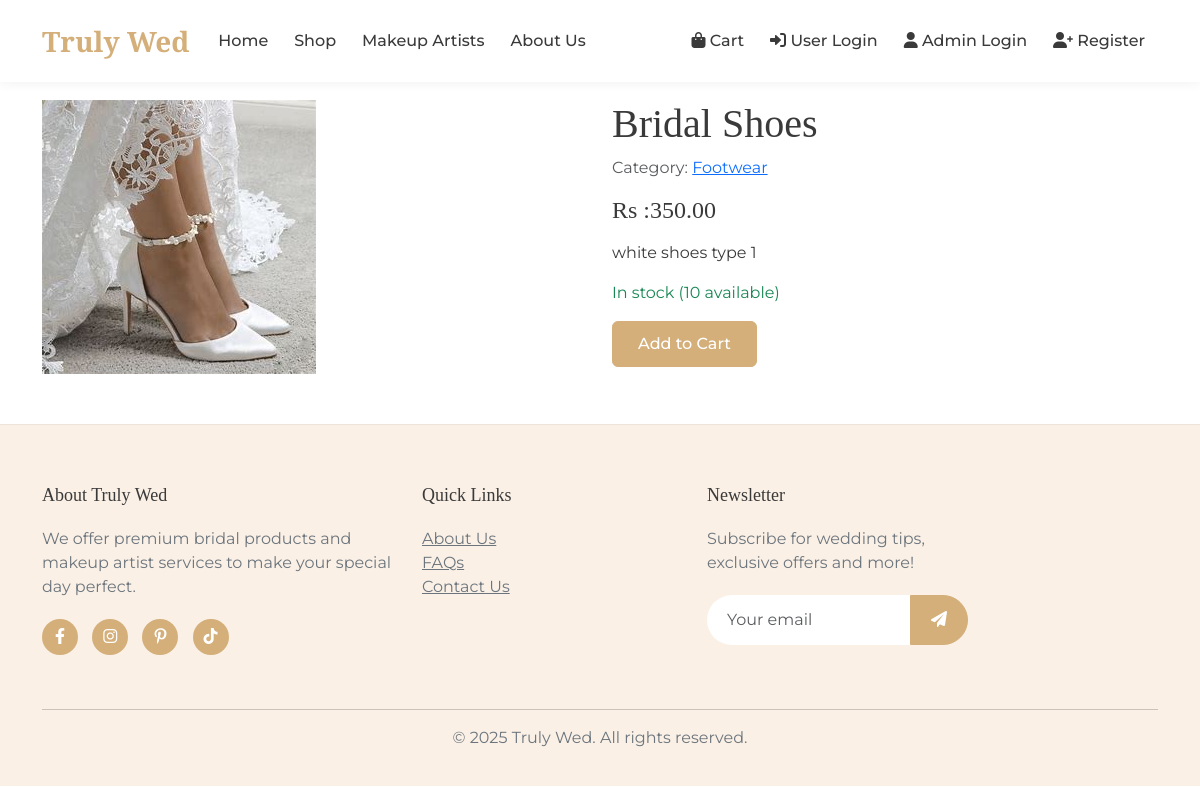
The app's page /product/bridal-shoes/ with its own data.
### shop/models.py (models this page shows, shortened)
class Product(models.Model):
    category = models.ForeignKey(Category, related_name='products', on_delete=models.CASCADE)
    name = models.CharField(max_length=200)
    slug = models.SlugField(unique=True)
    image = models.ImageField(upload_to='products/', blank=True)
    description = models.TextField()
    price = models.DecimalField(max_digits=10, decimal_places=2)
    stock = models.PositiveIntegerField()
    available = models.BooleanField(default=True)
    created = models.DateTimeField(auto_now_add=True)
    updated = models.DateTimeField(auto_now=True)
    class Meta:
        ordering = ('name',)

class Category(models.Model):
    name = models.CharField(max_length=100)
    slug = models.SlugField(unique=True)
    class Meta:
        verbose_name_plural = 'Categories'
    def get_absolute_url(self):
        return reverse('shop:product_list_by_category', args=[self.slug])

### shop/views.py (the view)
# urls.py: path('product/<slug:slug>/', views.product_detail, name='product_detail'),
def product_detail(request, slug):
    product = get_object_or_404(Product, slug=slug, available=True)
    return render(request, 'shop/product_detail.html', {'product': product})

### shop/templates/shop/product_detail.html (shortened to what this page needs)
{% extends 'shop/base.html' %}
{% block content %}
<div class="row">
    <div class="col-md-6">
        {% if product.image %}
            <img src="{{ product.image.url }}" class="img-fluid" alt="{{ product.name }}">
        {% else %}
            <div class="bg-light p-5 text-center">No Image</div>
        {% endif %}
    </div>
    <div class="col-md-6">
        <h1>{{ product.name }}</h1>
        <p class="text-muted">Category: <a href="{{ product.category.get_absolute_url }}">{{ product.category.name }}</a></p>
        <h4>Rs :{{ product.price }}</h4>
        <p>{{ product.description|linebreaks }}</p>
        {% if product.stock > 0 %}
            <p class="text-success">In stock ({{ product.stock }} available)</p>
            <form action="{% url 'shop:add_to_cart' product.id %}" method="post" class="mt-3">
                <button type="submit" class="btn btn-primary">Add to Cart</button>
            </form>
        {% else %}
            <p class="text-danger">Out of stock</p>
        {% endif %}
    </div>
</div>
{% endblock %}

### shop/templates/shop/base.html (style rules this page uses)
:root { --primary-color: #f8e1e4; --secondary-color: #faf0e6; --accent-color: #d4af7a; --text-color: #3a3a3a; --light-text: #6c757d; }
body { font-family: 'Montserrat', sans-serif; color: var(--text-color); }
h1, h2, h3, h4, h5, h6, .navbar-brand { font-family: 'Playfair Display', serif; }
.btn-primary { background-color: var(--accent-color); border-color: var(--accent-color); padding: 10px 25px; font-weight: 500; transition: all 0.3s ease; }

### records on screen
Product: image (picture), name "Bridal Shoes", category.name "Footwear", price "350.00", description "white shoes type 1", stock "10"
